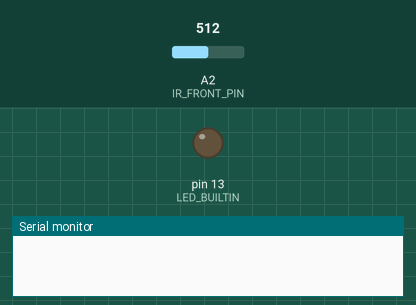
Recording of a sketch running on a simulated Arduino Uno, built with avr-gcc and run on an emulated ATmega328P. On the bench: output pins drawn as LEDs (lit = HIGH), the last lines printed to the serial monitor. The test bench sets the inputs (shaded band); at power-on: A2 (IR_FRONT_PIN) = 512.

Above: at 0.1 s.
At 51.3 s:
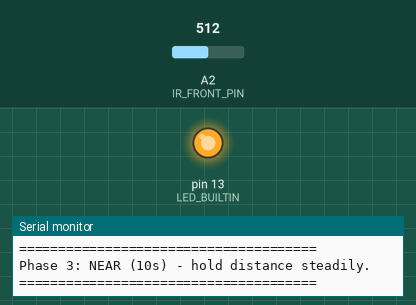
Timing chart, 0 to 62.8 s (numbered marks = the images above):
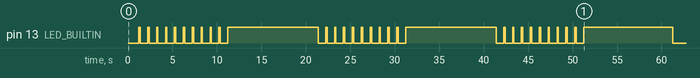

The sketch:

_02_FrontIRCal_10s.ino
```cpp
/*
 * 02_FrontIRCal_10s_namespace_RULECOMPLIANT.ino
 * Front Sharp IR calibration for dead-end handling
 * Phases (10 s prep + 10 s capture each):
 *   1) OPEN   : aim to empty space (no front wall)
 *   2) 1BLOCK : one maze block before dead-end (e.g., 20 cm)
 *   3) NEAR   : stop-turn distance before hitting the wall
 *
 * Prints ready-to-paste thresholds (raw analog):
 *   FRONT_1BLOCK_ON/OFF, FRONT_NEAR_ON/OFF
 * Plus raw means for reference.
 *
 * Rulebook compliance evidence:
 *   • structure : struct Stats, struct Phase
 *   • functions : analogMedian3, upd, var, sd, dmax, banner, countdown, acquire, printStats, run
 *   • loop      : for-loop over phases + timing loop inside acquire()
 *   • array     : Phase phases[] (list of calibration phases)
 *   • pointer   : Phase::S (Stats*), passed/dereferenced in acquire()
 */

#include <math.h>

#define IR_FRONT_PIN A2
#ifndef LED_BUILTIN
#define LED_BUILTIN 13
#endif

namespace FCal {

  // ========================= Robust read & stats =========================

  /**
   * @brief Robust analog read using median-of-3 to reject spikes.
   * @param pin Analog input pin of the front IR sensor.
   * @return Median of three consecutive analogRead() values.
   */
  inline int analogMedian3(uint8_t pin){
    int a=analogRead(pin), b=analogRead(pin), c=analogRead(pin);
    if(a>b){int t=a;a=b;b=t;} if(b>c){int t=b;b=c;c=t;} if(a>b){int t=a;a=b;b=t;}
    return b;
  }

  /**
   * @brief Online mean/variance accumulator (Welford) with min/max.
   * Stores sample count n, running mean, M2, and min/max.
   */
  struct Stats{
    unsigned long n=0;
    double mean=0.0, M2=0.0;
    int vmin=1023, vmax=0;
  };

  /**
   * @brief Update stats with one new sample.
   * @param s Stats bucket to update (by reference).
   * @param x New sample value.
   */
  inline void upd(Stats&s,int x){
    s.n++;
    double dx = x - s.mean;
    s.mean   += dx/(double)s.n;
    s.M2     += dx*(x - s.mean);
    if(x<s.vmin) s.vmin=x;
    if(x>s.vmax) s.vmax=x;
  }

  /**
   * @brief Unbiased sample variance from Stats.
   * @return Variance; 0 if n < 2.
   */
  inline double var(const Stats&s){ return (s.n>1)? s.M2/(double)(s.n-1):0.0; }

  /**
   * @brief Sample standard deviation from Stats.
   * @return Standard deviation; 0 if n < 2.
   */
  inline double sd (const Stats&s){ double v=var(s); return (v>0)? sqrt(v):0.0; }

  /**
   * @brief Simple double max helper (avoids <cmath> fmax portability issues on AVR).
   */
  inline double dmax(double a, double b){ return (a>b)? a:b; }

  // ========================= Timing & UI helpers =========================

  const unsigned PREP_MS      = 10000; // 10 s prep between phases
  const unsigned SAMPLE_DT_MS = 20;    // ~50 Hz

  /**
   * @brief Print a banner title in ASCII.
   * @param t Title text.
   */
  void banner(const char* t){
    Serial.println(); Serial.println("======================================");
    Serial.println(t); Serial.println("======================================");
  }

  /**
   * @brief Human-visible countdown with LED blink to help positioning.
   * @param ms_total Countdown duration in milliseconds.
   */
  void countdown(unsigned ms_total){
    unsigned s = ms_total/1000;
    for(int i=(int)s;i>=1;i--){
      Serial.print(i); Serial.println("...");
      digitalWrite(LED_BUILTIN,HIGH); delay(150);
      digitalWrite(LED_BUILTIN,LOW);  delay(850);
    }
  }

  // ========================= Phase model (array + pointers) =========================

  Stats F_open, F_1b, F_near;

  /**
   * @brief A calibration phase descriptor (demonstrates structure + pointers).
   * name      : Phase name
   * prepHint  : Instruction before capture (during PREP_MS)
   * phaseHint : Instruction during capture
   * S         : Pointer to Stats bucket to fill
   * ms_len    : Capture duration in milliseconds
   */
  struct Phase{
    const char* name;
    const char* prepHint;
    const char* phaseHint;
    Stats* S;
    unsigned ms_len;
  };

  const unsigned T_OPEN_MS   = 10000;
  const unsigned T_1BLOCK_MS = 10000;
  const unsigned T_NEAR_MS   = 10000;

  // Phase list (array) — Rule evidence: array + pointer usage
  Phase phases[] = {
    { "OPEN",
      "Prep OPEN (aim to empty space; no front wall).",
      "Phase 1: OPEN (10s) - keep empty view.",
      &F_open, T_OPEN_MS
    },
    { "1BLOCK",
      "Prep 1BLOCK (hold one-block distance, e.g., 20 cm).",
      "Phase 2: 1BLOCK (10s) - hold distance steadily.",
      &F_1b,   T_1BLOCK_MS
    },
    { "NEAR",
      "Prep NEAR (stop-turn distance before hitting wall; not saturated).",
      "Phase 3: NEAR (10s) - hold distance steadily.",
      &F_near, T_NEAR_MS
    }
  };

  /**
   * @brief Capture samples for one phase into its Stats bucket.
   * @param S      Pointer to Stats to fill.
   * @param ms_len Capture duration in milliseconds.
   */
  void acquire(Stats* S, unsigned ms_len){
    unsigned long t0=millis();
    while(millis()-t0 < ms_len){
      int v = analogMedian3(IR_FRONT_PIN);
      upd(*S, v);                     // <-- pointer dereference (Rule evidence)
      delay(SAMPLE_DT_MS);
    }
  }

  /**
   * @brief Print one-line summary for a Stats bucket.
   * @param name Label (e.g., "OPEN  :").
   * @param S    Stats to print.
   */
  void printStats(const char* name, const Stats& S){
    Serial.print(name);
    Serial.print(" n=");    Serial.print(S.n);
    Serial.print(" mean="); Serial.print(S.mean,1);
    Serial.print(" sd=");   Serial.print(sd(S),1);
    Serial.print(" min/max="); Serial.print(S.vmin); Serial.print("/"); Serial.println(S.vmax);
  }

  /**
   * @brief Run the full 3-phase front IR calibration.
   * Orchestrates PREP → CAPTURE for each phase, then computes thresholds.
   */
  void run(){
    banner("Front IR Auto Calibration (ASCII)");
    Serial.println("Sequence: [Prep 10s] OPEN 10s -> [Prep 10s] 1BLOCK 10s -> [Prep 10s] NEAR 10s");

    // Iterate over all phases (array + loop)
    const int PHASE_COUNT = sizeof(phases)/sizeof(phases[0]);
    for(int i=0;i<PHASE_COUNT;i++){
      Phase &ph = phases[i];

      banner(ph.prepHint);
      countdown(PREP_MS);

      banner(ph.phaseHint);
      digitalWrite(LED_BUILTIN,HIGH);
      acquire(ph.S, ph.ms_len);
      digitalWrite(LED_BUILTIN,LOW);
    }

    // ======================== Summary ========================
    banner("Stats (mean/sd/min/max)");
    printStats("OPEN  :", F_open);
    printStats("1BLOCK:", F_1b);
    printStats("NEAR  :", F_near);

    // ======================== Thresholds ========================
    // Spans with floor to avoid degenerate cases
    double span_open_1b = dmax(10.0, F_1b.mean   - F_open.mean);
    double span_1b_near = dmax(10.0, F_near.mean - F_1b.mean);

    // Noise guards (hysteresis must sit above noisy OPEN)
    double open_sd = sd(F_open);
    double guard_open_on  = F_open.mean + 3.0*open_sd;   // ON must exceed OPEN by a margin
    double guard_open_off = F_open.mean + 2.0*open_sd;   // OFF must also be safely above OPEN

    // 1BLOCK thresholds around ~60% of OPEN→1BLOCK span
    double FRONT_1BLOCK_ON  = F_open.mean + 0.60*span_open_1b;
    double FRONT_1BLOCK_OFF = F_open.mean + 0.50*span_open_1b;
    if(FRONT_1BLOCK_ON  < guard_open_on ) FRONT_1BLOCK_ON  = guard_open_on  + 2.0;
    if(FRONT_1BLOCK_OFF < guard_open_off) FRONT_1BLOCK_OFF = guard_open_off + 2.0;
    if(FRONT_1BLOCK_ON  <= FRONT_1BLOCK_OFF) FRONT_1BLOCK_ON = FRONT_1BLOCK_OFF + 4.0;

    // NEAR thresholds around ~60% of 1BLOCK→NEAR span
    double FRONT_NEAR_ON  = F_1b.mean + 0.60*span_1b_near;
    double FRONT_NEAR_OFF = F_1b.mean + 0.50*span_1b_near;

    // Enforce ordering: NEAR > 1BLOCK levels (both ON and OFF)
    if(FRONT_NEAR_ON  <= FRONT_1BLOCK_ON ) FRONT_NEAR_ON  = FRONT_1BLOCK_ON  + 6.0;
    if(FRONT_NEAR_OFF <= FRONT_1BLOCK_OFF) FRONT_NEAR_OFF = FRONT_1BLOCK_OFF + 4.0;

    // Keep NEAR_ON below the near mean (avoid saturating tails)
    double near_upper = F_near.mean - 0.8*sd(F_near);
    if(FRONT_NEAR_ON > near_upper) FRONT_NEAR_ON = near_upper;

    // ======================== Output ========================
    banner("Suggested constants (copy to your main code)");
    Serial.print("const int FRONT_1BLOCK_ON  = "); Serial.print((int)round(FRONT_1BLOCK_ON));  Serial.println(";");
    Serial.print("const int FRONT_1BLOCK_OFF = "); Serial.print((int)round(FRONT_1BLOCK_OFF)); Serial.println(";");
    Serial.print("const int FRONT_NEAR_ON    = "); Serial.print((int)round(FRONT_NEAR_ON));    Serial.println(";");
    Serial.print("const int FRONT_NEAR_OFF   = "); Serial.print((int)round(FRONT_NEAR_OFF));   Serial.println(";");

    Serial.println("\n// Raw means (for reference):");
    Serial.print("// OPEN_mean=");  Serial.print(F_open.mean,1);
    Serial.print("  1BLOCK_mean="); Serial.print(F_1b.mean,1);
    Serial.print("  NEAR_mean=");   Serial.println(F_near.mean,1);

    Serial.println("\nDone.");
  }
} // namespace FCal

void setup(){
  Serial.begin(115200);     // Faster serial for clean ASCII dump
  delay(1200);              // Allow Serial Monitor to attach after auto-reset
  pinMode(IR_FRONT_PIN, INPUT);
  pinMode(LED_BUILTIN, OUTPUT);
  FCal::run();
}

void loop(){ /* intentionally empty */ }
```
